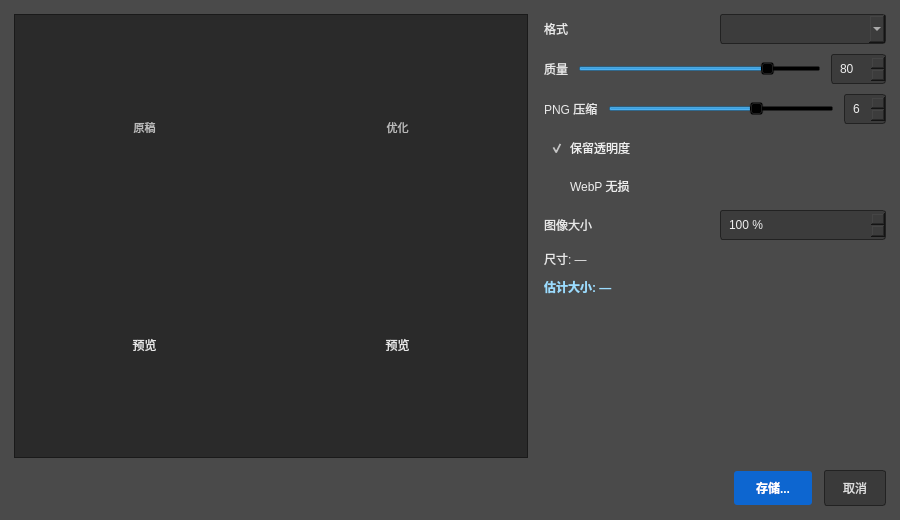
<?xml version="1.0" encoding="UTF-8"?>
<ui version="4.0">
 <class>SaveForWebDialog</class>
 <widget class="QDialog" name="SaveForWebDialog">
  <property name="geometry">
   <rect>
    <x>0</x>
    <y>0</y>
    <width>900</width>
    <height>520</height>
   </rect>
  </property>
  <property name="windowTitle">
   <string>存储为 Web 所用格式</string>
  </property>
  <property name="modal">
   <bool>true</bool>
  </property>
  <property name="styleSheet">
   <string notr="true">QDialog#SaveForWebDialog {
  background-color: #4a4a4a;
  color: #e8e8e8;
}
QLabel { color: #e8e8e8; background: transparent; }
QLineEdit, QComboBox, QSpinBox, QCheckBox, QSlider {
  background-color: #3c3c3c;
  border: 1px solid #222;
  border-radius: 3px;
  padding: 3px 6px;
  color: #eee;
  min-height: 22px;
}
QCheckBox { border: none; background: transparent; }
QSlider { border: none; background: transparent; }
QFrame#previewFrame {
  background-color: #2a2a2a;
  border: 1px solid #1a1a1a;
}
QLabel#originalCaption, QLabel#optimizedCaption {
  color: #bbb;
  font-size: 11px;
}
QLabel#sizeLabel {
  color: #9cdcfe;
  font-weight: 600;
}
QPushButton#saveButton {
  background-color: #0d66d0;
  color: #fff;
  border: none;
  border-radius: 3px;
  padding: 8px 22px;
  font-weight: 600;
}
QPushButton#saveButton:hover { background-color: #1473e6; }
QPushButton#cancelButton {
  background-color: #3a3a3a;
  color: #ddd;
  border: 1px solid #222;
  border-radius: 3px;
  padding: 8px 18px;
}
</string>
  </property>
  <layout class="QVBoxLayout" name="rootLayout">
   <property name="spacing"><number>12</number></property>
   <property name="leftMargin"><number>14</number></property>
   <property name="topMargin"><number>14</number></property>
   <property name="rightMargin"><number>14</number></property>
   <property name="bottomMargin"><number>14</number></property>
   <item>
    <layout class="QHBoxLayout" name="bodyLayout" stretch="3,2">
     <property name="spacing"><number>16</number></property>
     <item>
      <widget class="QFrame" name="previewFrame">
       <property name="minimumSize">
        <size>
         <width>480</width>
         <height>320</height>
        </size>
       </property>
       <layout class="QHBoxLayout" name="previewRow" stretch="1,1">
        <property name="leftMargin"><number>8</number></property>
        <property name="topMargin"><number>8</number></property>
        <property name="rightMargin"><number>8</number></property>
        <property name="bottomMargin"><number>8</number></property>
        <property name="spacing"><number>10</number></property>
        <item>
         <layout class="QVBoxLayout" name="originalCol">
          <item>
           <widget class="QLabel" name="originalCaption">
            <property name="text"><string>原稿</string></property>
            <property name="alignment">
             <set>Qt::AlignmentFlag::AlignCenter</set>
            </property>
           </widget>
          </item>
          <item>
           <widget class="QLabel" name="originalLabel">
            <property name="alignment">
             <set>Qt::AlignmentFlag::AlignCenter</set>
            </property>
            <property name="scaledContents"><bool>false</bool></property>
            <property name="text"><string>预览</string></property>
           </widget>
          </item>
         </layout>
        </item>
        <item>
         <layout class="QVBoxLayout" name="optimizedCol">
          <item>
           <widget class="QLabel" name="optimizedCaption">
            <property name="text"><string>优化</string></property>
            <property name="alignment">
             <set>Qt::AlignmentFlag::AlignCenter</set>
            </property>
           </widget>
          </item>
          <item>
           <widget class="QLabel" name="optimizedLabel">
            <property name="alignment">
             <set>Qt::AlignmentFlag::AlignCenter</set>
            </property>
            <property name="scaledContents"><bool>false</bool></property>
            <property name="text"><string>预览</string></property>
           </widget>
          </item>
         </layout>
        </item>
       </layout>
      </widget>
     </item>
     <item>
      <layout class="QVBoxLayout" name="rightCol">
       <property name="spacing"><number>10</number></property>
       <item>
        <layout class="QHBoxLayout" name="formatRow">
         <item>
          <widget class="QLabel" name="formatLabel">
           <property name="text"><string>格式</string></property>
          </widget>
         </item>
         <item>
          <widget class="QComboBox" name="formatCombo"/>
         </item>
        </layout>
       </item>
       <item>
        <layout class="QHBoxLayout" name="qualityRow">
         <item>
          <widget class="QLabel" name="qualityLabel">
           <property name="text"><string>质量</string></property>
          </widget>
         </item>
         <item>
          <widget class="QSlider" name="qualitySlider">
           <property name="orientation"><enum>Qt::Orientation::Horizontal</enum></property>
           <property name="minimum"><number>0</number></property>
           <property name="maximum"><number>100</number></property>
           <property name="value"><number>80</number></property>
          </widget>
         </item>
         <item>
          <widget class="QSpinBox" name="qualitySpin">
           <property name="minimum"><number>0</number></property>
           <property name="maximum"><number>100</number></property>
           <property name="value"><number>80</number></property>
           <property name="maximumWidth"><number>64</number></property>
          </widget>
         </item>
        </layout>
       </item>
       <item>
        <layout class="QHBoxLayout" name="pngCompRow">
         <item>
          <widget class="QLabel" name="pngCompLabel">
           <property name="text"><string>PNG 压缩</string></property>
          </widget>
         </item>
         <item>
          <widget class="QSlider" name="pngCompSlider">
           <property name="orientation"><enum>Qt::Orientation::Horizontal</enum></property>
           <property name="minimum"><number>0</number></property>
           <property name="maximum"><number>9</number></property>
           <property name="value"><number>6</number></property>
          </widget>
         </item>
         <item>
          <widget class="QSpinBox" name="pngCompSpin">
           <property name="minimum"><number>0</number></property>
           <property name="maximum"><number>9</number></property>
           <property name="value"><number>6</number></property>
           <property name="maximumWidth"><number>64</number></property>
          </widget>
         </item>
        </layout>
       </item>
       <item>
        <widget class="QCheckBox" name="preserveAlphaCheck">
         <property name="text"><string>保留透明度</string></property>
         <property name="checked"><bool>true</bool></property>
        </widget>
       </item>
       <item>
        <widget class="QCheckBox" name="webpLosslessCheck">
         <property name="text"><string>WebP 无损</string></property>
         <property name="checked"><bool>false</bool></property>
        </widget>
       </item>
       <item>
        <layout class="QHBoxLayout" name="scaleRow">
         <item>
          <widget class="QLabel" name="scaleLabel">
           <property name="text"><string>图像大小</string></property>
          </widget>
         </item>
         <item>
          <widget class="QSpinBox" name="scaleSpin">
           <property name="suffix"><string> %</string></property>
           <property name="minimum"><number>1</number></property>
           <property name="maximum"><number>100</number></property>
           <property name="value"><number>100</number></property>
          </widget>
         </item>
        </layout>
       </item>
       <item>
        <widget class="QLabel" name="dimLabel">
         <property name="text"><string>尺寸: —</string></property>
        </widget>
       </item>
       <item>
        <widget class="QLabel" name="sizeLabel">
         <property name="text"><string>估计大小: —</string></property>
        </widget>
       </item>
       <item>
        <spacer name="rightSpacer">
         <property name="orientation"><enum>Qt::Orientation::Vertical</enum></property>
         <property name="sizeHint" stdset="0"><size><width>20</width><height>40</height></size></property>
        </spacer>
       </item>
      </layout>
     </item>
    </layout>
   </item>
   <item>
    <layout class="QHBoxLayout" name="btnRow">
     <item>
      <spacer name="btnSpacer">
       <property name="orientation"><enum>Qt::Orientation::Horizontal</enum></property>
       <property name="sizeHint" stdset="0"><size><width>40</width><height>20</height></size></property>
      </spacer>
     </item>
     <item>
      <widget class="QPushButton" name="saveButton">
       <property name="text"><string>存储...</string></property>
       <property name="default"><bool>true</bool></property>
      </widget>
     </item>
     <item>
      <widget class="QPushButton" name="cancelButton">
       <property name="text"><string>取消</string></property>
      </widget>
     </item>
    </layout>
   </item>
  </layout>
 </widget>
 <resources/>
 <connections/>
</ui>
